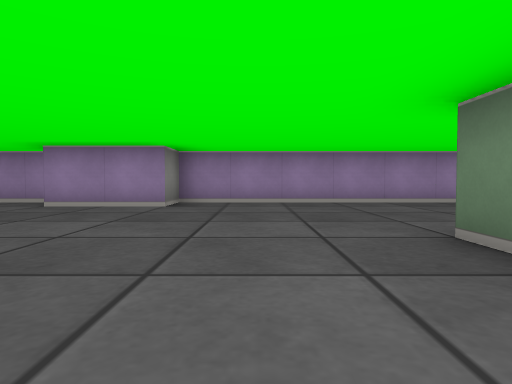
[1] (above)

20 first-person views from a walk through a cub3D maze. The camera is about half as high as the walls, tilts 2° down and sees 75° across. The floor is counted in squares. Each view is taken from the middle of a square. On the plan, view 1 faces up. The plan holds only what a view shows up to about 9 squares ahead; the rest is blank. The place goes on beyond the plan.

[2]
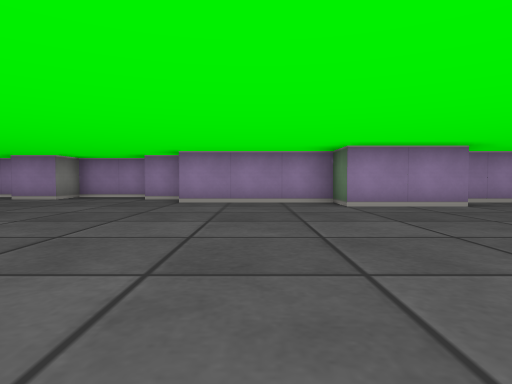

[3]
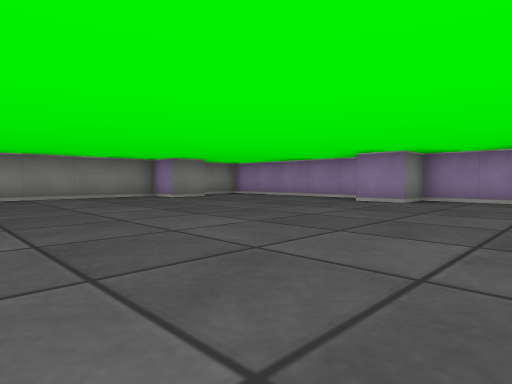

[4]
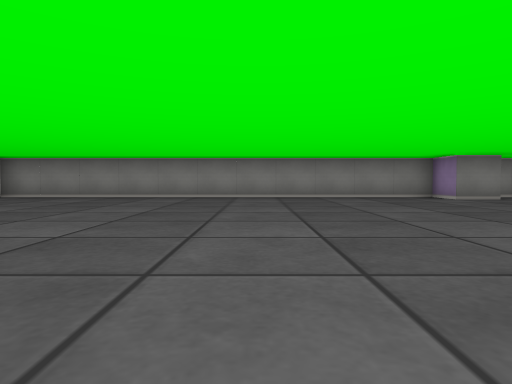

[5]
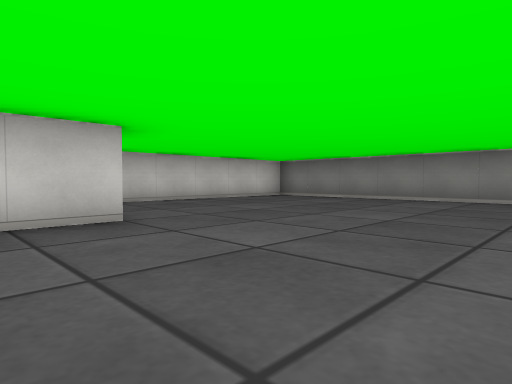

[6]
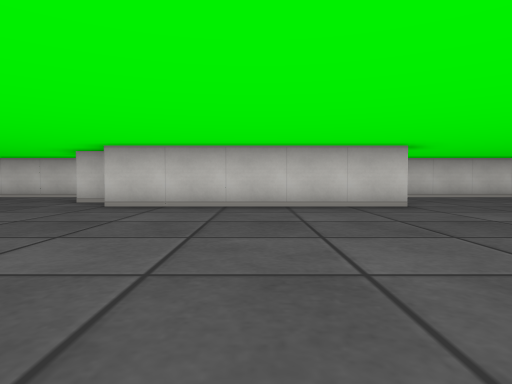

[7]
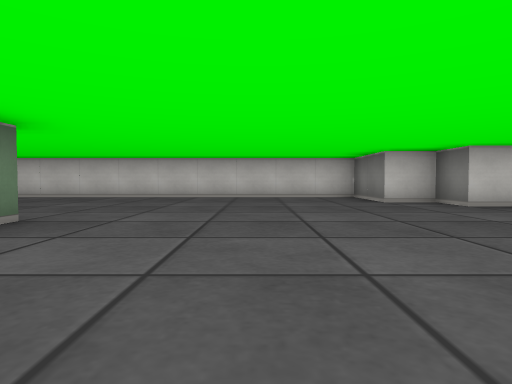

[8]
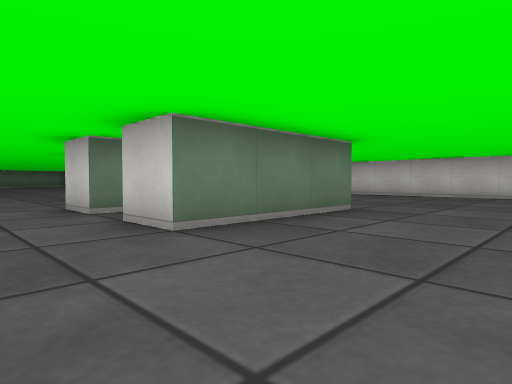

[9]
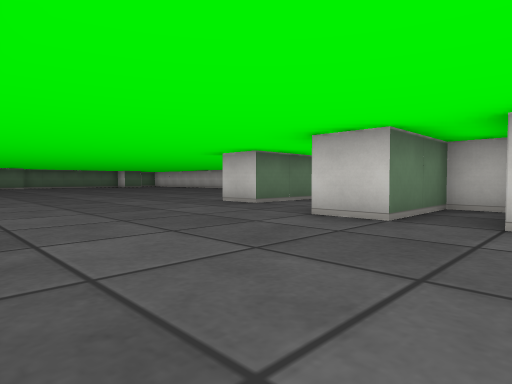

[10]
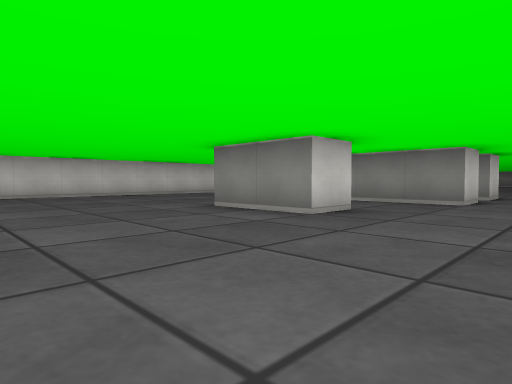

[11]
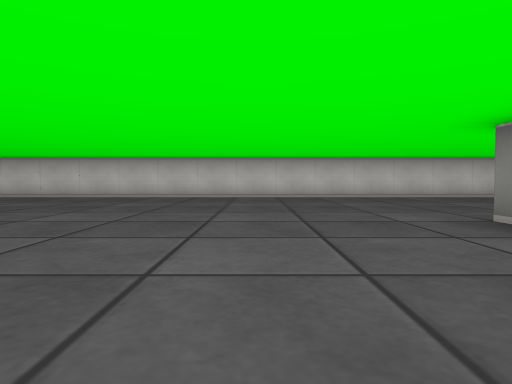

[12]
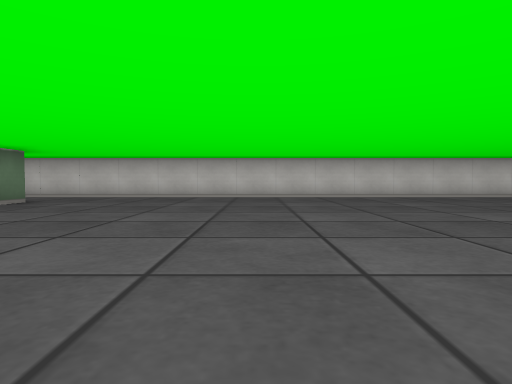

[13]
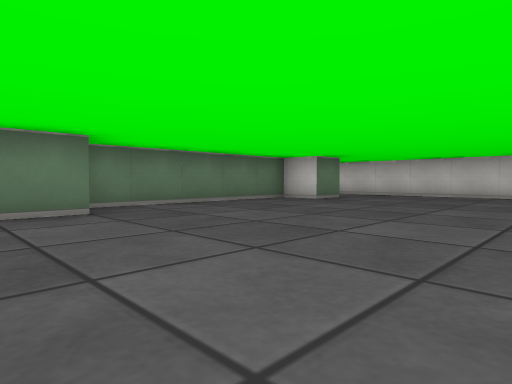

[14]
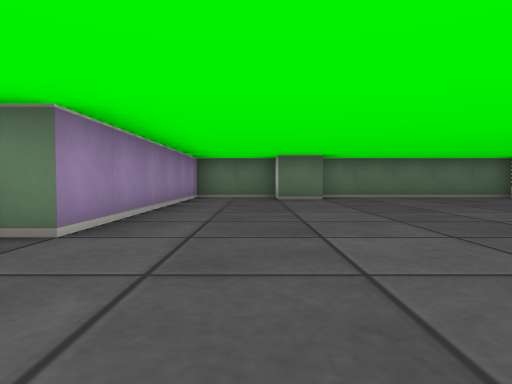

[15]
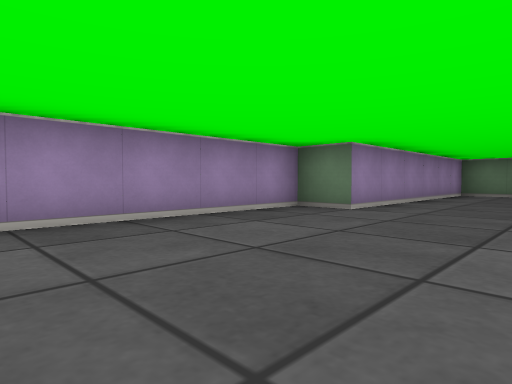

[16]
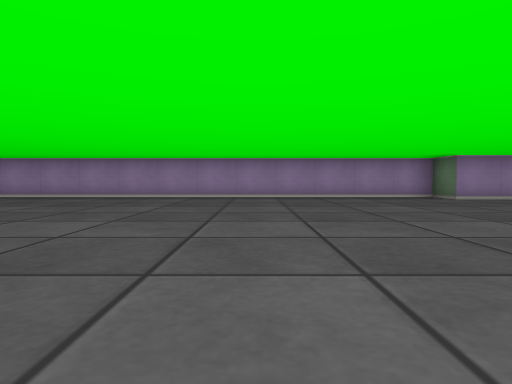

[17]
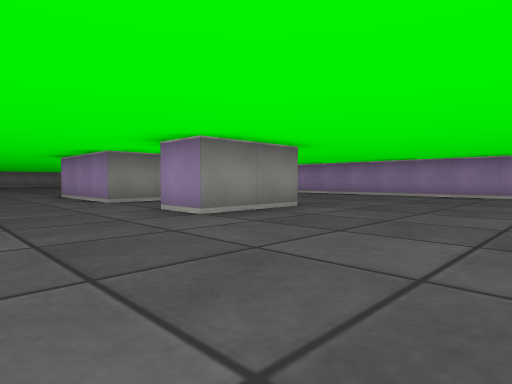

[18]
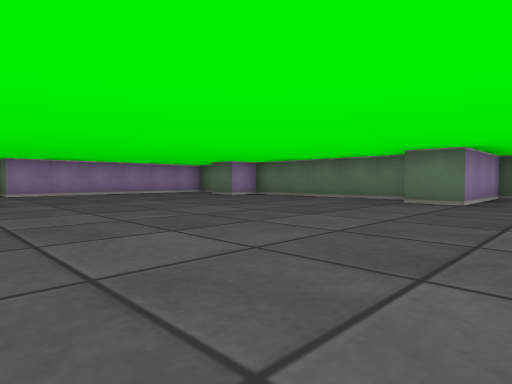

[19]
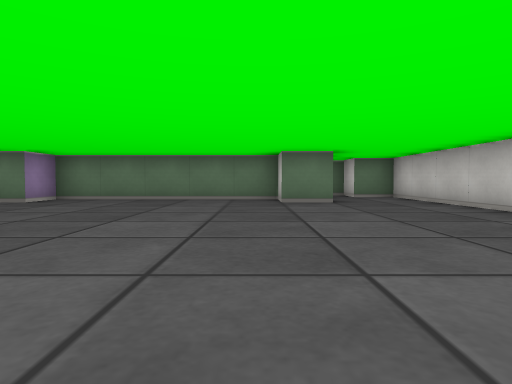

[20]
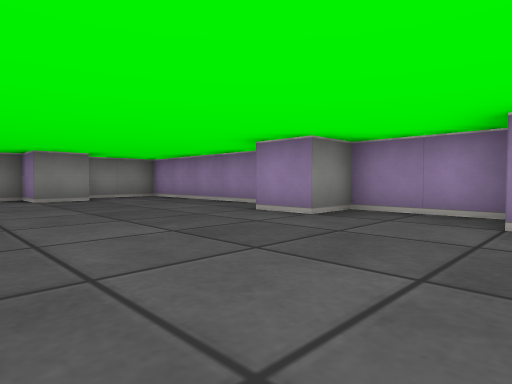

### Floor plan
Points are (right, up) in squares from view 1. A wall is a line through its corners. A room is listed if a view was taken in it or the views show most of it. See-through windows are left out.
Room 1 (views 1, 2, 3, 4, 5, 6, 7, 8, 9, 10, 11, 12, 13, 14, 15, 16, 17, 18, 19, 20)
walls: (2.8, 0.5) (3.5, 0.5) (3.5, 2.5) (4.5, 2.5) (4.5, -0.5) (1.5, -0.5) (1.5, 2.5) (2.5, 2.5); (6.5, 1.5) (7.5, 1.5) (7.5, -0.5) (6.5, -0.5) (6.5, 1.5); (-6.6, 7.5) (-7.5, 7.5); (-7.6, 8.5) (-9.5, 8.5) (-9.5, 7.5) (-10.5, 7.5); (-9.6, -2.5) (-4.5, -2.5) (-4.5, -3.5) (-3.5, -3.5) (-3.5, -5.5) (23.5, -5.5) (23.5, -4.5) (24, -4.5); (-11, 8.5) (-15.2, 8.5); (-14.5, 6.6) (-14.5, 5.5) (-15.5, 5.5) (-15.5, -5.5) (-10.8, -5.5); (-15.5, 8.2) (-15.5, 6.8); (24.5, -3.5) (21.5, -3.5) (21.5, -2.5) (22.5, -2.5) (22.5, 2.5) (21.5, 2.5) (21.5, 3.5) (22.5, 3.5) (22.5, 5.5) (16.5, 5.5) (16.5, 6.5) (-1.5, 6.5) (-1.5, 5.5) (-3.5, 5.5) (-3.5, 6.5) (-6.5, 6.5)

Positions as (right, up) in squares from view 1, and headings:
1: (0, 0), facing up
2: (-5, 0), facing up
3: (-7, 1), facing up-left
4: (-7, 1), facing left
5: (-8, 1), facing down-left
6: (-7, 3), facing down
7: (-1, 3), facing down
8: (-1, 4), facing down-right
9: (2, 6), facing down-right
10: (11, 4), facing down-left
11: (10, 3), facing down
12: (17, 3), facing down
13: (17, 4), facing down-right
14: (14, 4), facing right
15: (12, 3), facing up-right
16: (12, -2), facing up
17: (11, -3), facing up-left
18: (15, -5), facing up-right
19: (15, -2), facing right
20: (-7, 4), facing up-left
